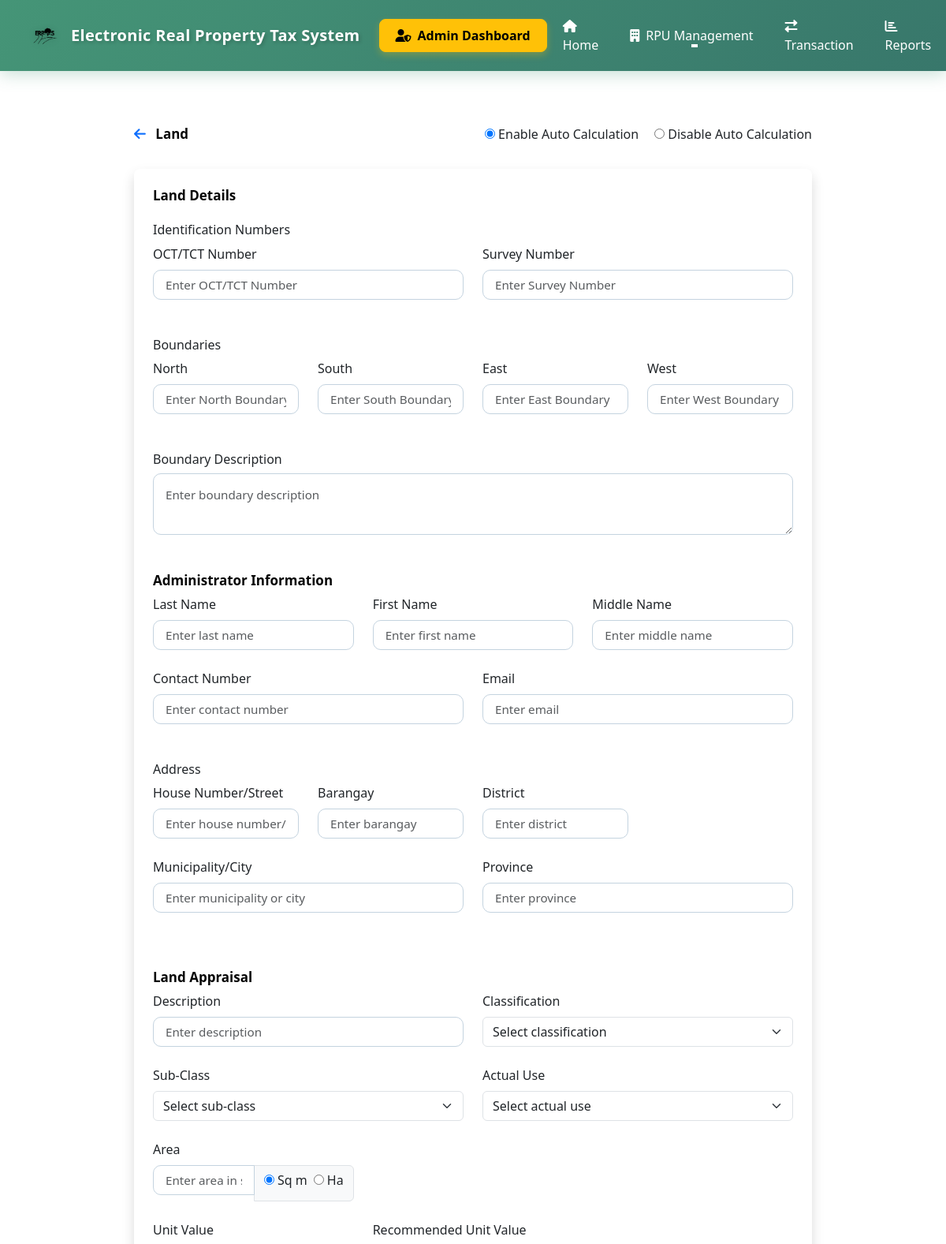
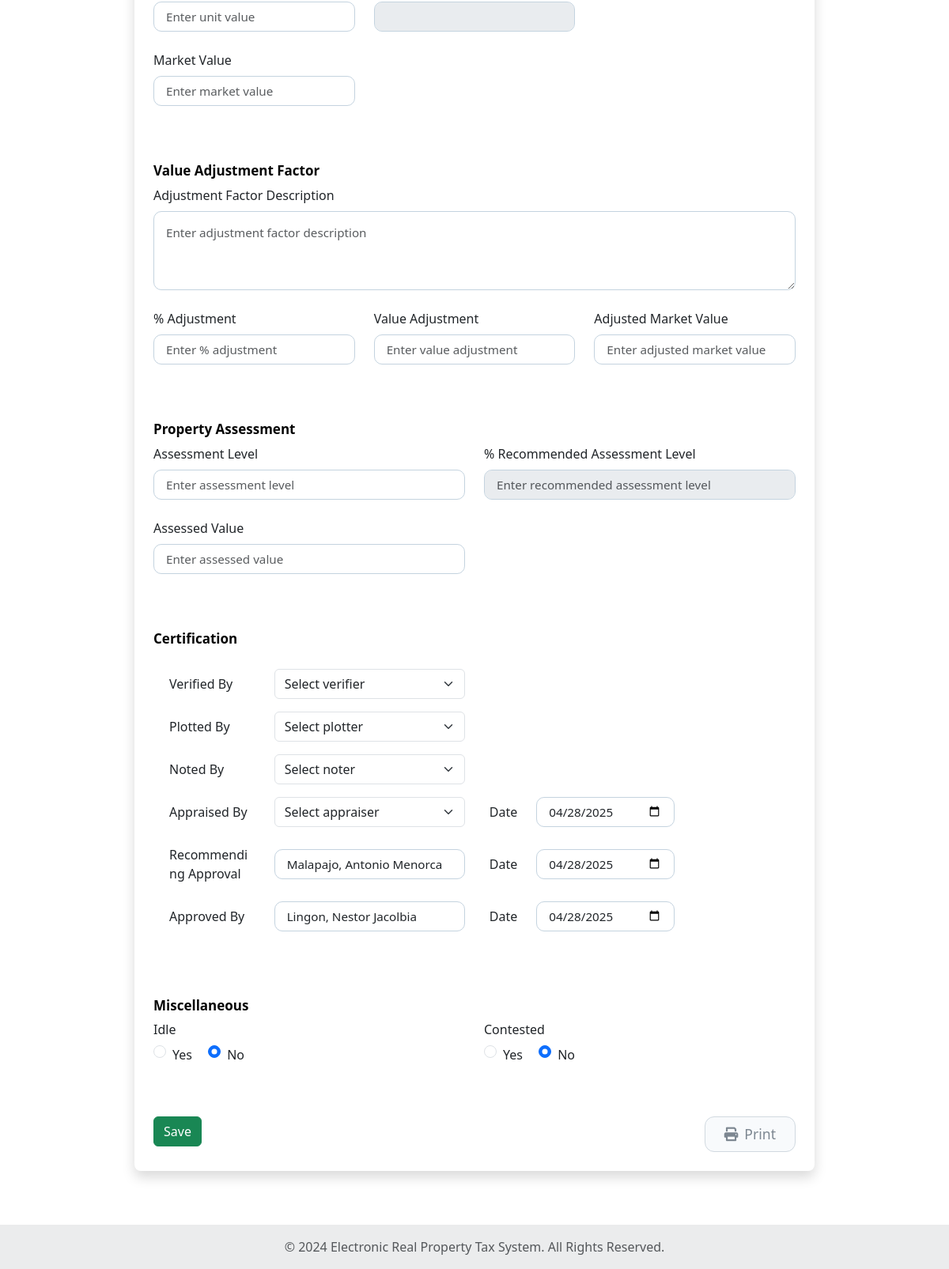
Screenshot of /Land.php?p_id=144 (signed in) with the database file from the repository (2 pictures, top to bottom).
### tables this page shows
CREATE TABLE `certification` (
  `cert_id` int(50) NOT NULL,
  `verified` varchar(50) NOT NULL,
  `noted` varchar(50) NOT NULL,
  `recom_approval` varchar(50) NOT NULL,
  `recom_date` date NOT NULL DEFAULT current_timestamp(),
  `plotted` varchar(50) NOT NULL,
  `appraised` varchar(50) NOT NULL,
  `appraised_date` date NOT NULL DEFAULT current_timestamp(),
  `approved` varchar(50) NOT NULL,
  `approved_date` date NOT NULL DEFAULT current_timestamp(),
  `idle` tinyint(4) NOT NULL,
  `contested` tinyint(4) NOT NULL,
  `land_id` int(10) NOT NULL
);

### LAND.php (the view, shortened to what the rows shown need)
<?php
$conn = Database::getInstance();
$p_id = isset($_GET['p_id']) ? (int) $_GET['p_id'] : 0;
$faas_id = 0;
$query = $conn->prepare("SELECT faas_id FROM faas WHERE pro_id = ?");
$query->bind_param("i", $p_id);
$query->execute();
$query->bind_result($faas_id);
$land_data = [];
$land_query = $conn->prepare("SELECT * FROM land WHERE faas_id = ?");
$land_query->bind_param("i", $faas_id);
$land_query->execute();
$land_result = $land_query->get_result();
if ($land_result && $land_result->num_rows > 0) {
  $land_data = $land_result->fetch_assoc();
}
$land_id = $land_data['land_id'] ?? 0;
$cert_data = [];
if (!empty($land_id)) {
  $cert_query = $conn->prepare("SELECT * FROM certification WHERE land_id = ?");
  $cert_query->bind_param("i", $land_id);
  $cert_query->execute();
  $cert_result = $cert_query->get_result();
  if ($cert_result && $cert_result->num_rows > 0) {
    $cert_data = $cert_result->fetch_assoc();
  }
}
?>
<!doctype html>
<html lang="en">
<head>
  <link rel="stylesheet" href="https://cdnjs.cloudflare.com/ajax/libs/font-awesome/5.15.4/css/all.min.css">
  <link rel="stylesheet" href="https://cdn.jsdelivr.net/npm/bootstrap@4.1.3/dist/css/bootstrap.min.css"
>
  <link href="https://cdn.jsdelivr.net/npm/bootstrap@5.3.2/dist/css/bootstrap.min.css" rel="stylesheet">
  <link href="https://cdn.jsdelivr.net/npm/bootstrap@5.3.0-alpha1/dist/css/bootstrap.min.css" rel="stylesheet"
>
  <link rel="stylesheet" href="https://cdnjs.cloudflare.com/ajax/libs/font-awesome/6.0.0/css/all.min.css">
  <link rel="stylesheet" href="main_layout.css">
  <link rel="stylesheet" href="header.css">
  <link rel="stylesheet" href="FAAS.css">
</head>
<body>
  <section class="container my-5" id="land-section">
    <div class="card border-0 shadow p-4 rounded-3">
      <form method="POST" action="">
        <div class="container">
          <div class="row">
            <div class="col-12">
              <div class="row mb-3 align-items-center">
                <div class="col-md-3">
                  <input type="date" name="appraisal_date" class="form-control"
                    value="<?= htmlspecialchars($cert_data['appraised_date'] ?? '') ?>" required>
                </div>
              </div>
              <div class="row mb-3 align-items-center">
                <div class="col-md-4">
                  <input type="text" name="recommending_approval" class="form-control" placeholder="Enter Recommender"
                    value="<?= htmlspecialchars($cert_data['recom_approval'] ?? '') ?>" required>
                </div>
                <div class="col-md-3">
                  <input type="date" name="recommendation_date" class="form-control"
                    value="<?= htmlspecialchars($cert_data['recom_date'] ?? '') ?>" required>
                </div>
              </div>
              <div class="row mb-3 align-items-center">
                <div class="col-md-4">
                  <input type="text" name="approved_by" class="form-control" placeholder="Enter Approver"
                    value="<?= htmlspecialchars($cert_data['approved'] ?? '') ?>" required>
                </div>
                <div class="col-md-3">
                  <input type="date" name="approval_date" class="form-control"
                    value="<?= htmlspecialchars($cert_data['approved_date'] ?? '') ?>">
                </div>
              </div>
            </div>
          </div>
        </div>
        <div class="row">
          <div class="col-md-6 mb-4">
            <div class="mb-3">
              <div class="form-check form-check-inline">
                <input class="form-check-input" type="radio" name="idleStatus" id="idleYes" value="yes"
                  <?= (isset($cert_data['idle']) && $cert_data['idle'] == 1) ? 'checked' : '' ?> required>
                <label class="form-check-label" for="idleYes">Yes</label>
              </div>
              <div class="form-check form-check-inline">
                <input class="form-check-input" type="radio" name="idleStatus" id="idleNo" value="no"
                  <?= (isset($cert_data['idle']) && $cert_data['idle'] == 0) ? 'checked' : '' ?> required>
                <label class="form-check-label" for="idleNo">No</label>
              </div>
            </div>
          </div>
          <div class="col-md-6 mb-4">
            <div class="mb-3">
              <div class="form-check form-check-inline">
                <input class="form-check-input" type="radio" name="contestedStatus" id="contestedYes" value="yes"
                  <?= (isset($cert_data['contested']) && $cert_data['contested'] == 1) ? 'checked' : '' ?> required>
                <label class="form-check-label" for="contestedYes">Yes</label>
              </div>
              <div class="form-check form-check-inline">
                <input class="form-check-input" type="radio" name="contestedStatus" id="contestedNo" value="no"
                  <?= (isset($cert_data['contested']) && $cert_data['contested'] == 0) ? 'checked' : '' ?>>
                <label class="form-check-label" for="contestedNo">No</label>
              </div>
            </div>
          </div>
        </div>
      </form>
    </div>
  </section>
</body>
</html>

### rows the page displays
certification: appraisal_date "04/28/2025", recommending_approval "Malapajo, Antonio Menorca", recommendation_date "04/28/2025", approved_by "Lingon, Nestor Jacolbia", approval_date "04/28/2025", idle "☐ Yes", idle "☑ No", contested "☐ Yes", contested "☑ No"
